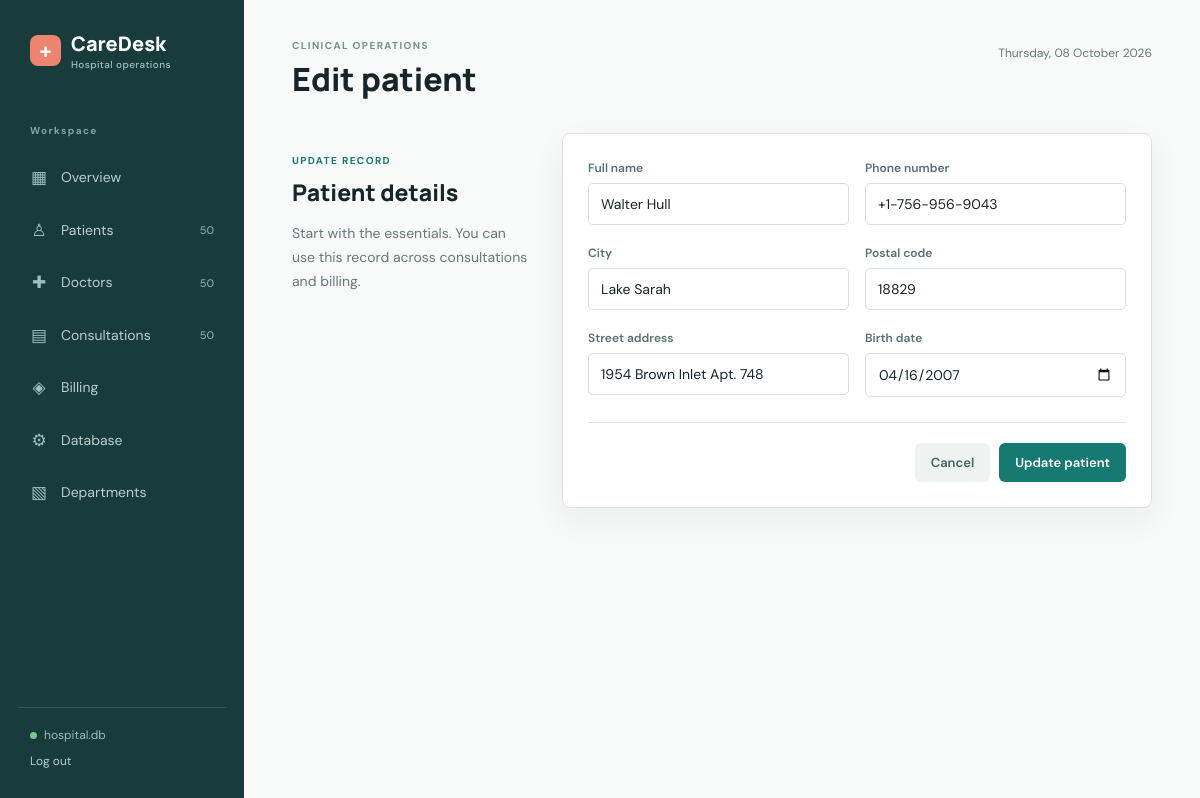
Page /patients/8/edit (signed in) on the earlier database version.
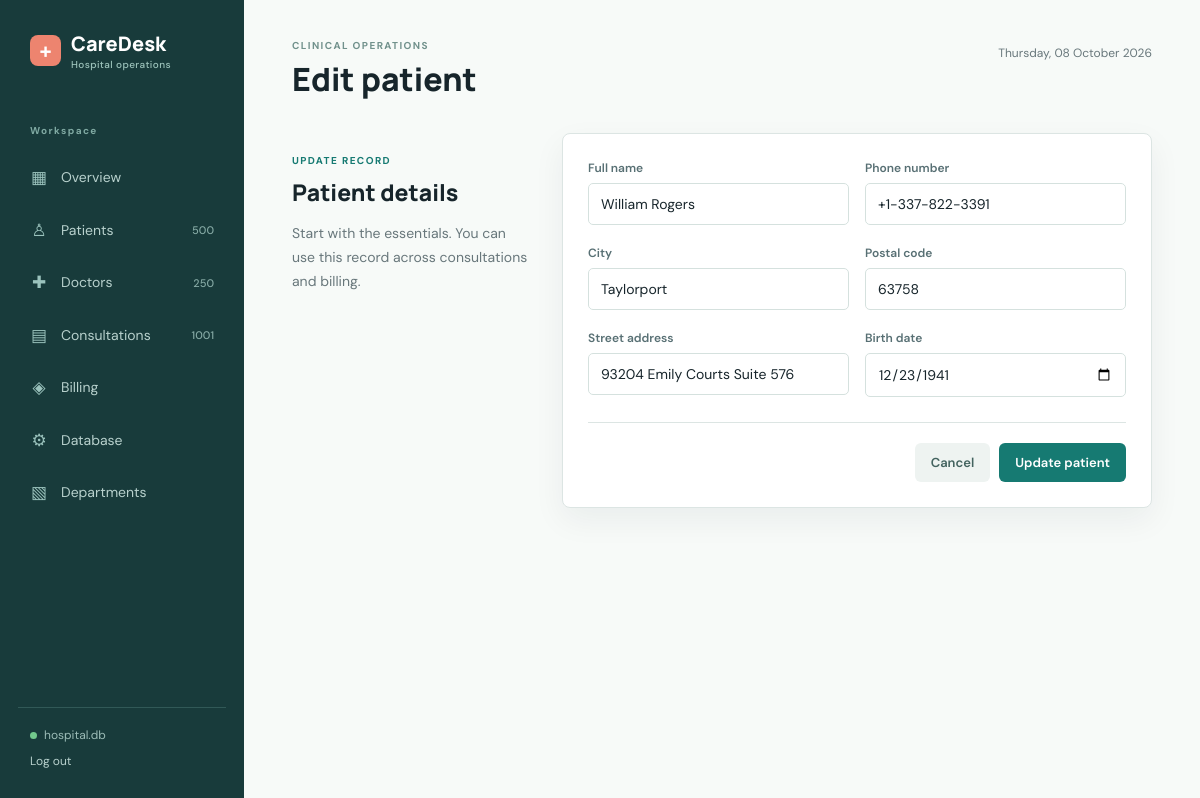
Same page on the later database version.
### tables this page shows
CREATE TABLE "Patient" (
    "ID"         INTEGER PRIMARY KEY AUTOINCREMENT,
    "Name"       TEXT NOT NULL,
    "City"       TEXT NOT NULL,
    "PhoneNo"    TEXT NOT NULL UNIQUE,
    "Street"     TEXT,
    "Pincode"    INTEGER NOT NULL,
    "birthdate"  TEXT
);

### app.py (the view, shortened to what this page needs)
@app.route("/patients/<int:patient_id>/edit", methods=("GET", "POST"))
def edit_patient(patient_id):
    record = fetch_one('SELECT * FROM "Patient" WHERE "ID" = ?', (patient_id,))
    if record is None:
        flash("Patient record not found.", "error")
        return redirect(url_for("patients"))
    return render_template("patient_form.html", record=record, editing=True)

### app.py (called while the page is built, shortened)
@app.before_request
def require_login():
    public_endpoints = {"login", "static"}
    if request.endpoint not in public_endpoints and not session.get("logged_in"):
        return redirect(url_for("login"))

def get_db():
    if "db" not in g:
        g.db = sqlite3.connect(app.config["DATABASE"])
        g.db.row_factory = sqlite3.Row
        g.db.execute("PRAGMA foreign_keys = ON")
    return g.db

def fetch_one(query, parameters=()):
    return get_db().execute(query, parameters).fetchone()

@app.context_processor
def inject_navigation_counts():
    return {
        "now": datetime.now,
        "database_name": Path(app.config["DATABASE"]).name,
        "nav_counts": {
            "patients": fetch_one('SELECT COUNT(*) AS count FROM "Patient"')["count"],
            "doctors": fetch_one('SELECT COUNT(*) AS count FROM "Doctor"')["count"],
            "consultations": fetch_one('SELECT COUNT(*) AS count FROM "Consultation"')["count"],
        }
    }

### templates/patient_form.html
{% extends 'base.html' %}{% block title %}{{ 'Edit patient' if editing else 'Register patient' }}{% endblock %}{% block
heading %}{{ 'Edit patient' if editing else 'Register patient' }}{% endblock %} {% block content %}
<div class="form-layout">
  <div class="form-note">
    <p class="eyebrow">{{ 'UPDATE RECORD' if editing else 'NEW RECORD' }}</p>
    <h2>Patient details</h2>
    <p>Start with the essentials. You can use this record across consultations and billing.</p>
  </div>
  <form class="panel form-panel" method="post">
    <div class="form-grid">
      <label>Full name
        <input name="name" value="{{ record.Name if record else '' }}" minlength="2" maxlength="120" required autofocus>
      </label>
      <label>Phone number
        <input name="phone" value="{{ record.PhoneNo if record else '' }}" type="tel" inputmode="numeric"
          pattern="[0-9]{10}" minlength="10" maxlength="10" placeholder="1234567890" required>
      </label>
      <label>City
        <input name="city" value="{{ record.City if record else '' }}" maxlength="100" required>
      </label>
      <label>Postal code
        <input name="pincode" value="{{ record.Pincode if record else '' }}" inputmode="numeric" pattern="[0-9]{4,10}"
          minlength="4" maxlength="10" required>
      </label>
      <label>Street address
        <input name="street" value="{{ record.Street if record else '' }}" maxlength="200">
      </label>
      <label>Birth date
        <input name="birthdate" type="date" value="{{ record.birthdate if record else '2003-10-24' }}"
          max="{{ now().strftime('%Y-%m-%d') }}">
      </label>
    </div>
    <div class="form-actions">
      <a class="button secondary" href="{{ url_for('patients') }}">Cancel</a>
      <button class="button" type="submit">{{ 'Update patient' if editing else 'Save patient' }}</button>
    </div>
  </form>
</div>
{% endblock %}

Differences in the rows shown:
changed Patient: name "Walter Hull" → "William Rogers"; phone "+1-756-956-9043" → "+1-337-822-3391"; city "Lake Sarah" → "Taylorport"; pincode "18829" → "63758"; street "1954 Brown Inlet Apt. 748" → "93204 Emily Courts Suite 576"; birthdate "04/16/2007" → "12/23/1941"
Other differences:
{{ nav_counts.patients }}: "50" → "500"
{{ nav_counts.doctors }}: "50" → "250"
{{ nav_counts.consultations }}: "50" → "1001"
